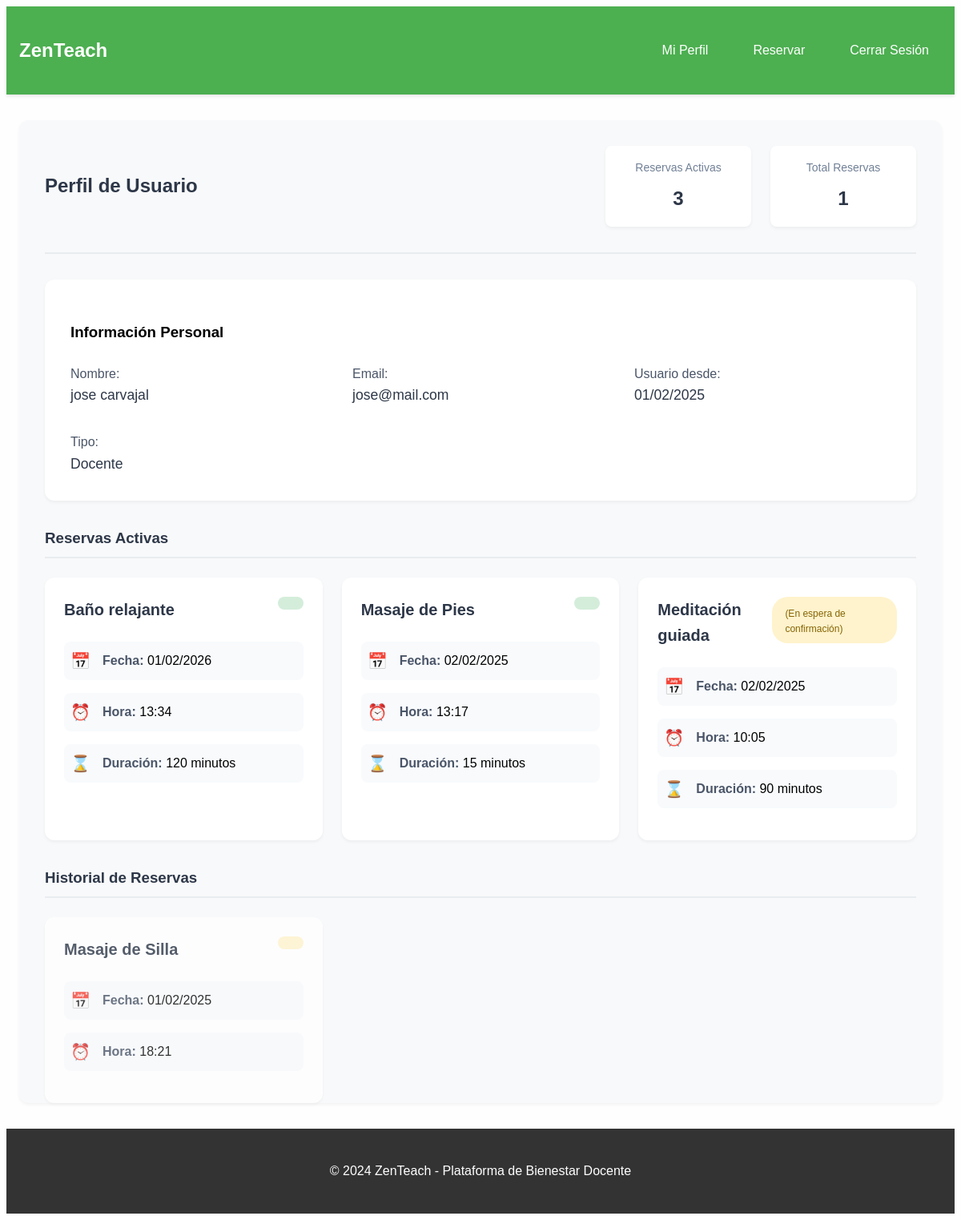
Screenshot of /perfil/ (signed in) with the database file from the repository.
### core/models.py (models this page shows, shortened)
class Usuario(AbstractUser):
    TIPO_USUARIO = (
        ('docente', 'Docente'),
        ('admin', 'Administrador')
    )
    tipo = models.CharField(max_length=10, choices=TIPO_USUARIO, default='docente')
    fecha_registro = models.DateTimeField(auto_now_add=True)

class Reserva(models.Model):
    usuario = models.ForeignKey(Usuario, on_delete=models.CASCADE, related_name='reservas')
    servicio = models.ForeignKey(Servicio, on_delete=models.CASCADE, related_name='reservas')
    fecha_hora = models.DateTimeField()
    estado = models.CharField(max_length=10, default='pendiente')
    creada = models.DateTimeField(auto_now_add=True)
    class Meta:
        verbose_name = "Reserva"
        verbose_name_plural = "Reservas"
        ordering = ['-fecha_hora']

class Servicio(models.Model):
    nombre = models.CharField(max_length=100)
    descripcion = models.TextField()
    duracion = models.IntegerField(help_text="Duración en minutos")
    precio = models.DecimalField(max_digits=10, decimal_places=2)
    activo = models.BooleanField(default=True)
    class Meta:
        verbose_name = "Servicio"
        verbose_name_plural = "Servicios"

### core/views.py (the view)
# urls.py: path('perfil/', views.profile, name='profile'),
@login_required
def profile(request):
    now = timezone.now()
    todas_reservas = Reserva.objects.filter(
        usuario=request.user
    ).select_related('servicio').order_by('-fecha_hora')
    reservas_activas = [reserva for reserva in todas_reservas if reserva.fecha_hora >= now and reserva.estado in ['pendiente', 'confirmada']]
    historial_reservas = [reserva for reserva in todas_reservas if reserva.fecha_hora < now or reserva.estado == 'cancelada']
    estadisticas = {
        'total_reservas': len(todas_reservas),
        'reservas_pendientes': sum(1 for r in reservas_activas if r.estado == 'pendiente'),
        'reservas_confirmadas': sum(1 for r in reservas_activas if r.estado == 'confirmada'),
        'reservas_completadas': sum(1 for r in reservas_activas if r.estado == 'confirmada'),
        'reservas_canceladas': sum(1 for r in todas_reservas if r.estado == 'cancelada'),
        'proxima_reserva': next((r for r in reservas_activas if r.fecha_hora > now), None),
        'servicios_favoritos': Servicio.objects.filter(
            reservas__usuario=request.user
        ).annotate(
            num_reservas=Count('reservas')
        ).order_by('-num_reservas')[:3]
    }
    context = {
        'user': request.user,
        'reservas_activas': reservas_activas,
        'historial_reservas': historial_reservas,
        'estadisticas': estadisticas,
        'ahora': now
    }
    return render(request, 'core/profile.html', context)

### templates/core/profile.html (shortened to what this page needs)
{% extends 'base.html' %}
{% block content %}
<div class="profile-container">
    <div class="profile-header">
        <h2>Perfil de Usuario</h2>
        <div class="profile-stats">
            <div class="stat-item">
                <span class="stat-label">Reservas Activas</span>
                <span class="stat-value">{{ reservas_activas|length }}</span>
            </div>
            <div class="stat-item">
                <span class="stat-label">Total Reservas</span>
                <span class="stat-value">{{ historial_reservas|length }}</span>
            </div>
        </div>
    </div>
    <div class="profile-info">
        <h3>Información Personal</h3>
        <div class="info-grid">
            <div class="info-group">
                <label>Nombre:</label>
                <p>{{ user.get_full_name }}</p>
            </div>
            <div class="info-group">
                <label>Email:</label>
                <p>{{ user.email }}</p>
            </div>
            <div class="info-group">
                <label>Usuario desde:</label>
                <p>{{ user.fecha_registro|date:"d/m/Y" }}</p>
            </div>
            <div class="info-group">
                <label>Tipo:</label>
                <p>{{ user.get_tipo_display }}</p>
            </div>
        </div>
    </div>
    <div class="reservas-section">
        <h3>Reservas Activas</h3>
        <div class="reservas-grid">
            {% if reservas_activas %}
                {% for reserva in reservas_activas %}
                    <div class="reserva-card">
                        <div class="reserva-header">
                            <h4>{{ reserva.servicio.nombre }}</h4>
                            <span class="estado {{ reserva.estado }}">
                                {% if reserva.estado == 'pendiente' %}
                                <small>(En espera de confirmación)</small>
                                {% endif %}
                            </span>
                        </div>
                        <div class="reserva-details">
                            <div class="detail-item">
                                <span class="detail-icon">📅</span>
                                <div class="detail-text">
                                    <strong>Fecha:</strong> {{ reserva.fecha_hora|date:"d/m/Y" }}
                                </div>
                            </div>
                            <div class="detail-item">
                                <span class="detail-icon">⏰</span>
                                <div class="detail-text">
                                    <strong>Hora:</strong> {{ reserva.fecha_hora|time:"H:i" }}
                                </div>
                            </div>
                            <div class="detail-item">
                                <span class="detail-icon">⌛</span>
                                <div class="detail-text">
                                    <strong>Duración:</strong> {{ reserva.servicio.duracion }} minutos
                                </div>
                            </div>
                        </div>
                    </div>
                {% endfor %}
            {% else %}
                <p class="no-reservas">No tienes reservas activas</p>
            {% endif %}
        </div>
    </div>
    <div class="historial-section">
        <h3>Historial de Reservas</h3>
        <div class="reservas-grid">
            {% if historial_reservas %}
                {% for reserva in historial_reservas %}
                    <div class="reserva-card historica">
                        <div class="reserva-header">
                            <h4>{{ reserva.servicio.nombre }}</h4>
                            <span class="estado {{ reserva.estado }}">{{ reserva.get_estado_display }}</span>
                        </div>
                        <div class="reserva-details">
                            <div class="detail-item">
                                <span class="detail-icon">📅</span>
                                <div class="detail-text">
                                    <strong>Fecha:</strong> {{ reserva.fecha_hora|date:"d/m/Y" }}
                                </div>
                            </div>
                            <div class="detail-item">
                                <span class="detail-icon">⏰</span>
                                <div class="detail-text">
                                    <strong>Hora:</strong> {{ reserva.fecha_hora|time:"H:i" }}
                                </div>
                            </div>
                        </div>
                    </div>
                {% endfor %}
            {% else %}
                <p class="no-reservas">No hay historial de reservas</p>
            {% endif %}
        </div>
    </div>
</div>
{% endblock %}

### templates/core/profile.html (style rules this page uses)
.profile-container { max-width: 1200px; margin: 2rem auto; padding: 0 2rem; background-color: #f8f9fa; border-radius: 12px; box-shadow: 0 2px 4px rgba(0,0,0,0.05); }
.profile-header { display: flex; justify-content: space-between; align-items: center; margin-bottom: 2rem; padding: 2rem 0; border-bottom: 2px solid #e9ecef; }
.profile-header h2 { color: #2d3748; margin: 0; }
.profile-stats { display: flex; gap: 1.5rem; }
.stat-item { background: white; padding: 1rem; border-radius: 8px; box-shadow: 0 2px 4px rgba(0,0,0,0.05); text-align: center; min-width: 150px; }
.stat-label { display: block; color: #718096; font-size: 0.875rem; margin-bottom: 0.5rem; }
.stat-value { color: #2d3748; font-size: 1.5rem; font-weight: bold; }
.profile-info { background: white; padding: 2rem; border-radius: 12px; box-shadow: 0 2px 4px rgba(0,0,0,0.05); margin-bottom: 2rem; }
.info-grid { display: grid; grid-template-columns: repeat(auto-fit, minmax(250px, 1fr)); gap: 2rem; margin-top: 1.5rem; }
.info-group label { font-weight: 500; color: #4a5568; margin-bottom: 0.5rem; }
.info-group p { color: #2d3748; font-size: 1.1rem; margin: 0; }
.reservas-section, .historial-section { margin-bottom: 2rem; }
.reservas-section h3, .historial-section h3 { color: #2d3748; margin-bottom: 1.5rem; padding-bottom: 0.5rem; border-bottom: 2px solid #e9ecef; }
.reservas-grid { display: grid; grid-template-columns: repeat(auto-fill, minmax(300px, 1fr)); gap: 1.5rem; }
.reserva-card { background: white; padding: 1.5rem; border-radius: 12px; box-shadow: 0 2px 4px rgba(0,0,0,0.05); transition: all 0.3s ease; }
.reserva-header { display: flex; justify-content: space-between; align-items: flex-start; margin-bottom: 1.5rem; }
.reserva-header h4 { color: #2d3748; margin: 0; font-size: 1.25rem; }
.estado { display: inline-flex; flex-direction: column; align-items: center; padding: 0.5rem 1rem; border-radius: 20px; font-size: 0.875rem; font-weight: 500; }
.estado small { font-size: 0.75rem; margin-top: 0.25rem; }
.estado.pendiente { background: #fff3cd; color: #856404; }
.estado.confirmada { background: #d4edda; color: #155724; }
.detail-item { display: flex; align-items: center; margin-bottom: 1rem; padding: 0.5rem; background: #f8fafc; border-radius: 8px; }
.detail-icon { margin-right: 1rem; font-size: 1.25rem; width: 24px; text-align: center; }
.detail-text { flex: 1; }
.detail-text strong { color: #4a5568; }
.historica { opacity: 0.8; }

### templates/base.html (style rules this page uses)
:root { --primary-color: #4CAF50; --primary-dark: #45a049; --text-color: #333; --bg-color: #f8f9fa; --shadow: 0 2px 4px rgba(0,0,0,0.1); }
body { font-family: 'Poppins', sans-serif; line-height: 1.6; background: var(--bg-color); background-image: linear-gradient(rgba(255, 255, 255, 0.9), rgba(255, 255, 255, 0.9)), url('/static/img/background.jpg'); background-size: cover; background-attachment: fixed; }

### rows the page displays
Usuario: get_full_name "jose carvajal", email "jose@mail.com", fecha_registro "01/02/2025", tipo "Docente"
Reserva: servicio.nombre "Baño relajante", fecha_hora "01/02/2026", fecha_hora "13:34", servicio.duracion "120"
Reserva: servicio.nombre "Masaje de Pies", fecha_hora "02/02/2025", fecha_hora "13:17", servicio.duracion "15"
Reserva: servicio.nombre "Meditación guiada", estado "(En espera de confirmación)", fecha_hora "02/02/2025", fecha_hora "10:05", servicio.duracion "90"
Reserva: servicio.nombre "Masaje de Silla", fecha_hora "01/02/2025", fecha_hora "18:21"

### other values shown
{{ reservas_activas|length }} "3"
{{ historial_reservas|length }} "1"
